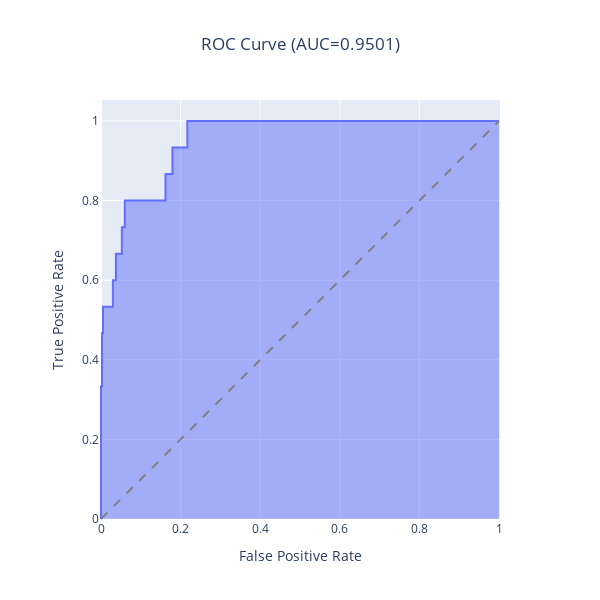

Notebook source saved alongside this figure:
### Code cell
from eppi_text_classification.predict import predict_scores
from eppi_text_classification.plotly_roc import plotly_roc

y_test_pred_probs = predict_scores(model, X_test)
plotly_roc(y_test, y_test_pred_probs)

### Figure 1 — Plotly figure (JSON) as saved in the notebook; plotly's stock layout.template omitted (floating-point values rounded to 4 significant figures)
{"data": [{"customdata": [["inf"], ["15.18"], ["5.518"], ["4.859"], ["0.04137"], ["-0.1422"], ["-1.569"], ["-4.997"], ["-5.254"], ["-6.461"], ["-6.794"], ["-8.012"], ["-8.029"], ["-8.335"], ["-8.476"], ["-13.59"], ["-13.6"], ["-13.9"], ["-13.91"], ["-14.99"], ["-15.01"], ["-20.76"], ["-20.77"], ["-22.97"], ["-23.03"], ["-23.7"], ["-23.77"], ["-29.99"]], "fillpattern": {"shape": ""}, "hovertemplate": "False Positive Rate=%{x}<br>True Positive Rate=%{y}<br>Threshold=%{customdata[0]}<extra></extra>", "legendgroup": "", "line": {"color": "#636efa"}, "marker": {"symbol": "circle"}, "mode": "lines", "name": "", "orientation": "v", "showlegend": false, "stackgroup": "1", "type": "scatter", "x": [0, 0, 0, 0.002494, 0.002494, 0.004988, 0.004988, 0.02993, 0.02993, 0.03741, 0.03741, 0.05237, 0.05237, 0.05985, 0.05985, 0.1621, 0.1621, 0.1796, 0.1796, 0.217, 0.217, 0.6309, 0.6409, 0.7506, 0.7581, 0.803, 0.8329, 1], "xaxis": "x", "y": [0, 0.1333, 0.3333, 0.3333, 0.4667, 0.4667, 0.5333, 0.5333, 0.6, 0.6, 0.6667, 0.6667, 0.7333, 0.7333, 0.8, 0.8, 0.8667, 0.8667, 0.9333, 0.9333, 1, 1, 1, 1, 1, 1, 1, 1], "yaxis": "y"}], "layout": {"height": 600, "legend": {"tracegroupgap": 0}, "shapes": [{"line": {"color": "grey", "dash": "dash"}, "type": "line", "x0": 0, "x1": 1, "y0": 0, "y1": 1}], "title": {"text": "ROC Curve (AUC=0.9501)", "x": 0.5, "xanchor": "center"}, "width": 600, "xaxis": {"anchor": "y", "constrain": "domain", "domain": [0, 1], "title": {"text": "False Positive Rate"}}, "yaxis": {"anchor": "x", "domain": [0, 1], "scaleanchor": "x", "scaleratio": 1, "title": {"text": "True Positive Rate"}}}}
